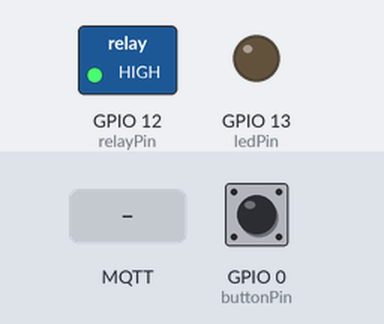
This sketch was run on a simulated ESP8266 (NodeMCU). On the bench: switched loads named in the sketch (green lamp = pin HIGH), output pins drawn as LEDs (lit = HIGH). The inputs (shaded band) are chosen by the test bench; at power-on: GPIO 0 (buttonPin) HIGH. WiFi joins after 1.5 s; servers stay silent unless stated; no MQTT or app messages arrive unless stated.

Above: at 2.7 s.
2.8 s: GPIO 0 (buttonPin) pulled LOW for 0.15 s
At 3.9 s:
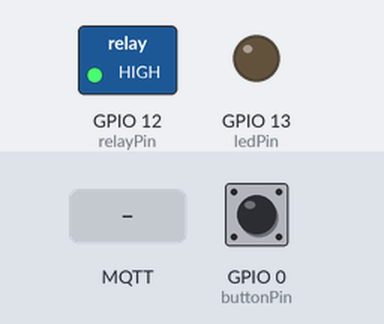
4.5 s: MQTT message "0" arrives on the first subscribed topic
At 5.0 s:
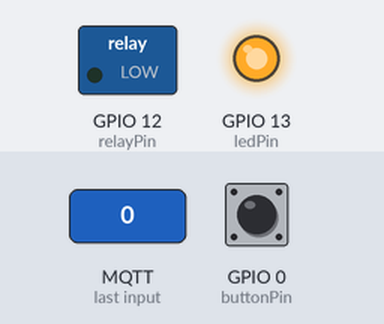
6.0 s: GPIO 0 (buttonPin) pulled LOW for 1 s
At 6.4 s:
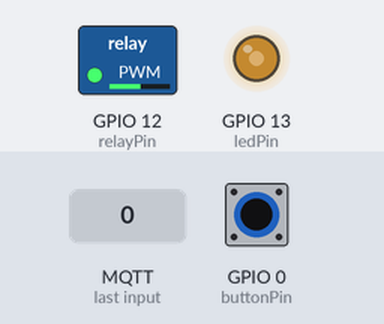
8.5 s: GPIO 0 (buttonPin) pulled LOW for 3.2 s
At 12.0 s:
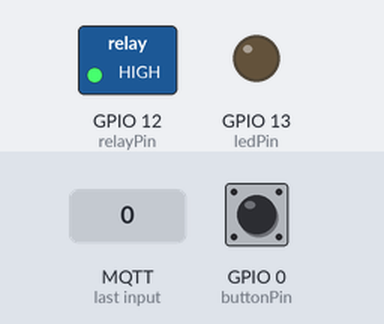
13.2 s: MQTT message "2" arrives on the first subscribed topic
At 14.1 s:
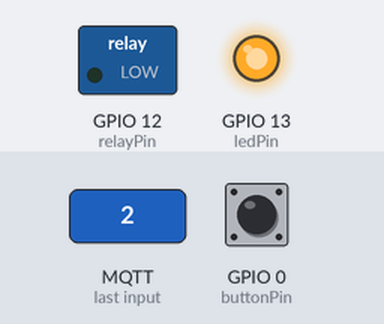
Timing chart, 0 to 15.7 s (numbered marks = the images above; inputs shaded):
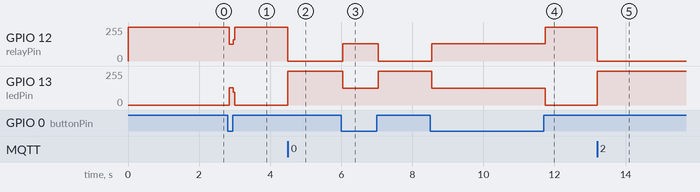

Measured:
- after the input at 2.8 s, GPIO 12 (relayPin): 255/255 → 125/255 at once, → 255/255 0.12 s later; GPIO 13 (ledPin): 0/255 → 130/255 at once, → 0/255 0.12 s later
- after the input at 4.5 s, GPIO 12 (relayPin): 255/255 → 0/255 at once; GPIO 13 (ledPin): 0/255 → 255/255 at once
- after the input at 6.0 s, GPIO 12 (relayPin): 0/255 → 130/255 at once, → 0/255 1.0 s later; GPIO 13 (ledPin): 255/255 → 125/255 at once, → 255/255 1.0 s later
- after the input at 8.5 s, GPIO 12 (relayPin): 0/255 → 130/255 at once, → 255/255 3.2 s later; GPIO 13 (ledPin): 255/255 → 125/255 at once, → 0/255 3.2 s later
- after the input at 13.2 s, GPIO 12 (relayPin): 255/255 → 0/255 at once; GPIO 13 (ledPin): 0/255 → 255/255 at once

The sketch:

SonoffMQTTlite.ino
```cpp
//Arduino IDE 1.6.12
//SonoffMqttLite.ino
//Toby Robb //working reliably jan 2017
//the minimum things i could think of to make my sonoff work with MQTT


//LOTS OF NOTES AT THE BOTTOM!!


// find and replace //Serial with Serial to output some debugging messages
// OR
// find and replace Serial with //Serial to improve speed and reliability

#include <PubSubClient.h>  //thanks for a great library!
#include <ESP8266WiFi.h>  //thanks for a great library!

//network details
#define ssid "wifiName"     //wifi to connect to
#define ssidPword "wifiPassword"   //wifi password
int mqttIp[] = {192,168,1,1};   //MQTT broker ip
#define mqttPort 8883 //the mqtt broker port
#define mqttUser "brokerUser"    //mqtt broker user name
#define mqttPword "brokerPassword"  //mqtt broker user password (your using a password protected broker right?) Easy to do , check notes below.
#define mqttDevice "FF00DD kettle"  //report in as the last 6 digits of the mac adress plus a descriptor for example

//topics to respond to
//you will need to add subscribe and publish calls within the code for each topic you want. eg search on commandTopic to see where you need to add
#define commandTopic "FF00DD/switch"        //one of many possible phrases that the device listens out for
#define commandTopic1 "kettle/switch"       // add plenty, if using google home or any sort of voice recongnition
#define commandTopic2 "the kettle/switch"   // who knows how your voice will be translated
#define commandTopic3 "Kettle/switch"       //google home decided to pronounce kettle with a capital K, why? who knows? (better listen out for that tho.)

//reporting details
#define stateTopic "FF00DD kettle/state"  //publish switch condition into this here topic.
#define messageConnected "FF00DD kettle Online" //let everyone know you're online, don't be shy.
#define messageSwitchON "FF00DD kettle ON"  //publish switch change
#define messageSwitchOFF "FF00DD kettle OFF"  //publish switch change

//device physical details
#define buttonPin 0 //for the sonoff
#define relayPin 12 //for the sonoff
#define ledPin 13 //for the sonoff

boolean relayONstate = true;  //start in the on condition by default

//off we go!
IPAddress rasPi(mqttIp[0],mqttIp[1],mqttIp[2],mqttIp[3]);
WiFiClient wifiClient;
PubSubClient client(rasPi, mqttPort, wifiClient);

void setup()
{
digitalWrite(relayPin, relayONstate); //as soon as we are plugged in set the relay
//Serial.begin(115200);
pinMode(relayPin, OUTPUT);  //relay
pinMode(ledPin, OUTPUT);  //led
pinMode(buttonPin, INPUT_PULLUP);
client.setCallback(callback);
WiFi.begin(ssid, ssidPword);

 while (WiFi.status() != WL_CONNECTED) {
    delay(500);
    //Serial.print(".");
  }
  //Serial.println("");
  //Serial.println("WiFi connected");
  //Serial.println("IP address: ");
  //Serial.println(WiFi.localIP());
  //Serial.print("MAC address: ");
  //Serial.println(WiFi.macAddress());

  if (client.connect(mqttDevice, mqttUser, mqttPword)) {
//include all your topic choices from initial configuration
    client.subscribe(commandTopic);
    client.subscribe(commandTopic1);
    client.subscribe(commandTopic2);
    client.subscribe(commandTopic3);
    //Serial.println("Connected OK");

  if (client.publish(stateTopic,messageConnected)) {
      //Serial.println("Publish ok");
    }
    else {
      //Serial.println("Publish failed");
    }
  }
  else {
    //Serial.println("MQTT connect failed");
    //Serial.println("Will reset and try again...");
    abort();
  }
}

void loop(){
  //Serial.print("The relayONstate value is: ");
  //Serial.println(relayONstate);
  digitalWrite(ledPin, !relayONstate);
  digitalWrite(relayPin, relayONstate);
  if(digitalRead(buttonPin)==LOW){
     //Serial.println("Button pushed");
     relayONstate = !relayONstate;
     //Serial.println("Turning relay on");
       }

    if (!client.connected()) {
    reconnect();
  }
  client.loop();
}

void reconnect() {
  // Loop until we're reconnected
  while (!client.connected()) {
    //Serial.print("Attempting MQTT connection...");
    // Attempt to connect
    if (client.connect(mqttDevice, mqttUser, mqttPword)) {
      //Serial.println("connected");
      // Once connected, publish an announcement...
      client.publish(stateTopic,messageConnected);
      // ... and resubscribe
//include all your topic choices from initial configuration
      client.subscribe(commandTopic);
      client.subscribe(commandTopic1);
      client.subscribe(commandTopic2);
      client.subscribe(commandTopic3);
    } else {
      //Serial.print("failed, rc=");
      //Serial.print(client.state());
      //Serial.println(" try again in 5 seconds");
      // Wait 5 seconds before retrying
      delay(5000);
    }
  }
}

void callback(char* topic, byte* payload, unsigned int length) {
  //Serial.print("Message arrived [");
  //Serial.print(topic);
  //Serial.print("] ");
  for (int i=0;i<length;i++) {
    //Serial.print((char)payload[i]);
  }
  //Serial.println();
// Switch on the relay if an 1 was received as first character
  if ((char)payload[0] == '1') {
      // Turn the relay on
  relayONstate = true;
  if (client.publish(stateTopic,messageSwitchON)) {
      //Serial.println("Switching ON");
    }
    else {
      //Serial.println("Publish failed");
    }
  }
    else {
      // Now turn the relay off
  relayONstate = false;

  if (client.publish(stateTopic,messageSwitchOFF)) {
      //Serial.println("Switching OFF");
    }
    else {
      //Serial.println("Publish failed");
    }
  }
}

/*

NOTES on MQTT, Sonoff(esp8266) and Google Home etc
//to enable ESP8266 eg sonoff support to arduino IDE
add http://arduino.esp8266.com/stable/package_esp8266com_index.json
to your preferences additional boards manager URL's
select tools, boards, then board manger and search on 8266, add the package
NEVER program sonoff whilst connected to power (death likely)
upload by holding down button for half a second whilst connecting the 4 x  3.3V! tolerant (ONLY!) pins to a serial to usb converter (set its jumper to 3.3v!)

//add MQTT support libraries to the IDE
search on and download the pubsub client from the libraries manager
**specifically for sonoff we have to go to pubsubclient\src\PubSubClient.h
and Change MQTT_MAX_PACKET_SIZE from 128 to at least 400


to install a broker on raspi or linux etc:--

mosquitto broker client

here are some example pi commands
//sudo apt-get install mosquitto
//sudo apt-get install mosquitto-clients
cd to the mosquitto directory
//cd /home/mosquitto or possibly etc/mosquitto
create a user
//sudo mosquitto_passwd -c pwfile user

edit the mosquitto.conf file and replace with below
//sudo nano mosquitto.conf

HERE IS THE mosquitto.conf file for raspi
------------
# Place your local configuration in /etc/mosquitto/conf.d/
# A full description of the configuration file is at
# /usr/share/doc/mosquitto/examples/mosquitto.conf.example
persistence true
persistence_location /var/lib/mosquitto/
persistence_file mosquitto.db
log_dest syslog
log_dest stdout
log_dest topic
log_type error
log_type warning
log_type notice
log_type information
connection_messages true
log_timestamp true
allow_anonymous false
password_file /etc/mosquitto/pwfile
------

to run the broker
//sudo mosquitto -p 8883 -c /etc/mosquitto/mosquitto.conf
to listen to a topic
//mosquitto_sub -h 192.168.1.1 -p 8883 -t topicname -u user -P password
to publish to a topic
//mosquitto_pub -p 8883 -u user -P password -m "hello world" -t topicname

There are lots of MQTT clients for Android, IOS, PC etc to make buttons and apps etc to control your stuff

To be able to control directly from the web and use Google Home
//sudo apt-get install apache2
//sudo apt-get install php5

Now you have a web server running;
www/var/html is the apache root directory
go there to create two text files  mqtt.php and phpMQTT.php


create a text file in the apache directory var/www/html called mqtt.php with the following contents

///////////

<?php
require("phpMQTT.php");

$topic = $_GET["topic"];
$message = $_GET["message"];

$mqtt = new phpMQTT("192.168.1.1", 8883, "outside caller coming from a browser"); //Change client name to something unique

if ($mqtt->connect(true,NULL,"admin","IOT")) {
        $mqtt->publish($topic,$message);
        $mqtt->close();
}

?>

/////////////

creating phpMQTT.php
you can find phpMQTT on git hub from bluerhinos
https://github.com/bluerhinos/phpMQTT
alternatively create phpMQTT.php text file with contents from the bottom of this post and place it into the file

TO USE it, enter your mosquitto brokers IP into your browser of choice, with the topic
and message as arguments
like this http://192.168.1.1//mqtt.php?topic=kettle&message=1

this would post the message "1" to the topic "kettle"
the kettle example above listens on a range of kettley subjects in case you or google use different phrasing to get the job done.

one last thing..
if you use your phone or anything else away from the house, forward port 80 etc (default browser requests) to your LANS rmosquitto IP and port 80

BONUS
*use it with tasker on adroid to make buttons or a control panel that makes an app like interface to all your stuff
*use it with IFTT and its "google assistant" and "maker" channels to get google home to GET the webpage when you execute a voice command
eg if google home hears phrase " Turn "the fan" on"
then makers channel will request the web page http://192.168.1.40/mqtt.php?topic=the fan&message=1
goes to your raspi apache web server with php to mqtt script >> sending mqtt to mosquittto broker


//THIS IS THE phpMQTT.php file text contents
////////////////////////////////////////////

//<?php
//
///*
//   phpMQTT
//  A simple php class to connect/publish/subscribe to an MQTT broker
//
//*/
//
///*
//  Licence
//
//  Copyright (c) 2010 Blue Rhinos Consulting | Andrew Milsted
//  andrew@bluerhinos.co.uk | http://www.bluerhinos.co.uk
//
//  Permission is hereby granted, free of charge, to any person obtaining a copy
//  of this software and associated documentation files (the "Software"), to deal
//  in the Software without restriction, including without limitation the rights
//  to use, copy, modify, merge, publish, distribute, sublicense, and/or sell
//  copies of the Software, and to permit persons to whom the Software is
//  furnished to do so, subject to the following conditions:
//
//  The above copyright notice and this permission notice shall be included in
//  all copies or substantial portions of the Software.
//
//  THE SOFTWARE IS PROVIDED "AS IS", WITHOUT WARRANTY OF ANY KIND, EXPRESS OR
//  IMPLIED, INCLUDING BUT NOT LIMITED TO THE WARRANTIES OF MERCHANTABILITY,
//  FITNESS FOR A PARTICULAR PURPOSE AND NONINFRINGEMENT. IN NO EVENT SHALL THE
//  AUTHORS OR COPYRIGHT HOLDERS BE LIABLE FOR ANY CLAIM, DAMAGES OR OTHER
//  LIABILITY, WHETHER IN AN ACTION OF CONTRACT, TORT OR OTHERWISE, ARISING FROM,
//  OUT OF OR IN CONNECTION WITH THE SOFTWARE OR THE USE OR OTHER DEALINGS IN
//  THE SOFTWARE.
//
//*/
//
///* phpMQTT */
//class phpMQTT {
//
//  private $socket;      /* holds the socket */
//  private $msgid = 1;     /* counter for message id */
//  public $keepalive = 10;   /* default keepalive timmer */
//  public $timesinceping;    /* host unix time, used to detect disconects */
//  public $topics = array();   /* used to store currently subscribed topics */
//  public $debug = false;    /* should output debug messages */
//  public $address;      /* broker address */
//  public $port;       /* broker port */
//  public $clientid;     /* client id sent to brocker */
//  public $will;       /* stores the will of the client */
//  private $username;      /* stores username */
//  private $password;      /* stores password */
//
//  function __construct($address, $port, $clientid){
//    $this->broker($address, $port, $clientid);
//  }
//
//  /* sets the broker details */
//  function broker($address, $port, $clientid){
//    $this->address = $address;
//    $this->port = $port;
//    $this->clientid = $clientid;
//  }
//
//  function connect_auto($clean = true, $will = NULL, $username = NULL, $password = NULL){
//    while($this->connect($clean, $will, $username, $password)==false){
//      sleep(10);
//    }
//    return true;
//  }
//
//  /* connects to the broker
//    inputs: $clean: should the client send a clean session flag */
//  function connect($clean = true, $will = NULL, $username = NULL, $password = NULL){
//
//    if($will) $this->will = $will;
//    if($username) $this->username = $username;
//    if($password) $this->password = $password;
//
//    $address = gethostbyname($this->address);
//    $this->socket = fsockopen($address, $this->port, $errno, $errstr, 60);
//
//    if (!$this->socket ) {
//        if($this->debug) error_log("fsockopen() $errno, $errstr \n");
//      return false;
//    }
//
//    stream_set_timeout($this->socket, 5);
//    stream_set_blocking($this->socket, 0);
//
//    $i = 0;
//    $buffer = "";
//
//    $buffer .= chr(0x00); $i++;
//    $buffer .= chr(0x06); $i++;
//    $buffer .= chr(0x4d); $i++;
//    $buffer .= chr(0x51); $i++;
//    $buffer .= chr(0x49); $i++;
//    $buffer .= chr(0x73); $i++;
//    $buffer .= chr(0x64); $i++;
//    $buffer .= chr(0x70); $i++;
//    $buffer .= chr(0x03); $i++;
//
//    //No Will
//    $var = 0;
//    if($clean) $var+=2;
//
//    //Add will info to header
//    if($this->will != NULL){
//      $var += 4; // Set will flag
//      $var += ($this->will['qos'] << 3); //Set will qos
//      if($this->will['retain']) $var += 32; //Set will retain
//    }
//
//    if($this->username != NULL) $var += 128;  //Add username to header
//    if($this->password != NULL) $var += 64; //Add password to header
//
//    $buffer .= chr($var); $i++;
//
//    //Keep alive
//    $buffer .= chr($this->keepalive >> 8); $i++;
//    $buffer .= chr($this->keepalive & 0xff); $i++;
//
//    $buffer .= $this->strwritestring($this->clientid,$i);
//
//    //Adding will to payload
//    if($this->will != NULL){
//      $buffer .= $this->strwritestring($this->will['topic'],$i);
//      $buffer .= $this->strwritestring($this->will['content'],$i);
//    }
//
//    if($this->username) $buffer .= $this->strwritestring($this->username,$i);
//    if($this->password) $buffer .= $this->strwritestring($this->password,$i);
//
//    $head = "  ";
//    $head{0} = chr(0x10);
//    $head{1} = chr($i);
//
//    fwrite($this->socket, $head, 2);
//    fwrite($this->socket,  $buffer);
//
//    $string = $this->read(4);
//
//    if(ord($string{0})>>4 == 2 && $string{3} == chr(0)){
//      if($this->debug) echo "Connected to Broker\n";
//    }else{
//      error_log(sprintf("Connection failed! (Error: 0x%02x 0x%02x)\n",
//                              ord($string{0}),ord($string{3})));
//      return false;
//    }
//
//    $this->timesinceping = time();
//
//    return true;
//  }
//
//  /* read: reads in so many bytes */
//  function read($int = 8192, $nb = false){
//
//    //  print_r(socket_get_status($this->socket));
//
//    $string="";
//    $togo = $int;
//
//    if($nb){
//      return fread($this->socket, $togo);
//    }
//
//    while (!feof($this->socket) && $togo>0) {
//      $fread = fread($this->socket, $togo);
//      $string .= $fread;
//      $togo = $int - strlen($string);
//    }
//
//
//
//
//      return $string;
//  }
//
//  /* subscribe: subscribes to topics */
//  function subscribe($topics, $qos = 0){
//    $i = 0;
//    $buffer = "";
//    $id = $this->msgid;
//    $buffer .= chr($id >> 8);  $i++;
//    $buffer .= chr($id % 256);  $i++;
//
//    foreach($topics as $key => $topic){
//      $buffer .= $this->strwritestring($key,$i);
//      $buffer .= chr($topic["qos"]);  $i++;
//      $this->topics[$key] = $topic;
//    }
//
//    $cmd = 0x80;
//    //$qos
//    $cmd += ($qos << 1);
//
//
//    $head = chr($cmd);
//    $head .= chr($i);
//
//    fwrite($this->socket, $head, 2);
//    fwrite($this->socket, $buffer, $i);
//    $string = $this->read(2);
//
//    $bytes = ord(substr($string,1,1));
//    $string = $this->read($bytes);
//  }
//
//  /* ping: sends a keep alive ping */
//  function ping(){
//      $head = " ";
//      $head = chr(0xc0);
//      $head .= chr(0x00);
//      fwrite($this->socket, $head, 2);
//      if($this->debug) echo "ping sent\n";
//  }
//
//  /* disconnect: sends a proper disconect cmd */
//  function disconnect(){
//      $head = " ";
//      $head{0} = chr(0xe0);
//      $head{1} = chr(0x00);
//      fwrite($this->socket, $head, 2);
//  }
//
//  /* close: sends a proper disconect, then closes the socket */
//  function close(){
//    $this->disconnect();
//    fclose($this->socket);
//  }
//
//  /* publish: publishes $content on a $topic */
//  function publish($topic, $content, $qos = 0, $retain = 0){
//
//    $i = 0;
//    $buffer = "";
//
//    $buffer .= $this->strwritestring($topic,$i);
//
//    //$buffer .= $this->strwritestring($content,$i);
//
//    if($qos){
//      $id = $this->msgid++;
//      $buffer .= chr($id >> 8);  $i++;
//      $buffer .= chr($id % 256);  $i++;
//    }
//
//    $buffer .= $content;
//    $i+=strlen($content);
//
//
//    $head = " ";
//    $cmd = 0x30;
//    if($qos) $cmd += $qos << 1;
//    if($retain) $cmd += 1;
//
//    $head{0} = chr($cmd);
//    $head .= $this->setmsglength($i);
//
//    fwrite($this->socket, $head, strlen($head));
//    fwrite($this->socket, $buffer, $i);
//
//  }
//
//  /* message: processes a recieved topic */
//  function message($msg){
//      $tlen = (ord($msg{0})<<8) + ord($msg{1});
//      $topic = substr($msg,2,$tlen);
//      $msg = substr($msg,($tlen+2));
//      $found = 0;
//      foreach($this->topics as $key=>$top){
//        if( preg_match("/^".str_replace("#",".*",
//            str_replace("+","[^\/]*",
//              str_replace("/","\/",
//                str_replace("$",'\$',
//                  $key))))."$/",$topic) ){
//          if(is_callable($top['function'])){
//            call_user_func($top['function'],$topic,$msg);
//            $found = 1;
//          }
//        }
//      }
//
//      if($this->debug && !$found) echo "msg recieved but no match in subscriptions\n";
//  }
//
//  /* proc: the processing loop for an "allways on" client
//    set true when you are doing other stuff in the loop good for watching something else at the same time */
//  function proc( $loop = true){
//
//    if(1){
//      $sockets = array($this->socket);
//      $w = $e = NULL;
//      $cmd = 0;
//
//        //$byte = fgetc($this->socket);
//      if(feof($this->socket)){
//        if($this->debug) echo "eof receive going to reconnect for good measure\n";
//        fclose($this->socket);
//        $this->connect_auto(false);
//        if(count($this->topics))
//          $this->subscribe($this->topics);
//      }
//
//      $byte = $this->read(1, true);
//
//      if(!strlen($byte)){
//        if($loop){
//          usleep(100000);
//        }
//
//      }else{
//
//        $cmd = (int)(ord($byte)/16);
//        if($this->debug) echo "Recevid: $cmd\n";
//
//        $multiplier = 1;
//        $value = 0;
//        do{
//          $digit = ord($this->read(1));
//          $value += ($digit & 127) * $multiplier;
//          $multiplier *= 128;
//          }while (($digit & 128) != 0);
//
//        if($this->debug) echo "Fetching: $value\n";
//
//        if($value)
//          $string = $this->read($value,"fetch");
//
//        if($cmd){
//          switch($cmd){
//            case 3:
//              $this->message($string);
//            break;
//          }
//
//          $this->timesinceping = time();
//        }
//      }
//
//      if($this->timesinceping < (time() - $this->keepalive )){
//        if($this->debug) echo "not found something so ping\n";
//        $this->ping();
//      }
//
//
//      if($this->timesinceping<(time()-($this->keepalive*2))){
//        if($this->debug) echo "not seen a package in a while, disconnecting\n";
//        fclose($this->socket);
//        $this->connect_auto(false);
//        if(count($this->topics))
//          $this->subscribe($this->topics);
//      }
//
//    }
//    return 1;
//  }
//
//  /* getmsglength: */
//  function getmsglength(&$msg, &$i){
//
//    $multiplier = 1;
//    $value = 0 ;
//    do{
//      $digit = ord($msg{$i});
//      $value += ($digit & 127) * $multiplier;
//      $multiplier *= 128;
//      $i++;
//    }while (($digit & 128) != 0);
//
//    return $value;
//  }
//
//
//  /* setmsglength: */
//  function setmsglength($len){
//    $string = "";
//    do{
//      $digit = $len % 128;
//      $len = $len >> 7;
//      // if there are more digits to encode, set the top bit of this digit
//      if ( $len > 0 )
//        $digit = ($digit | 0x80);
//      $string .= chr($digit);
//    }while ( $len > 0 );
//    return $string;
//  }
//
//  /* strwritestring: writes a string to a buffer */
//  function strwritestring($str, &$i){
//    $ret = " ";
//    $len = strlen($str);
//    $msb = $len >> 8;
//    $lsb = $len % 256;
//    $ret = chr($msb);
//    $ret .= chr($lsb);
//    $ret .= $str;
//    $i += ($len+2);
//    return $ret;
//  }
//
//  function printstr($string){
//    $strlen = strlen($string);
//      for($j=0;$j<$strlen;$j++){
//        $num = ord($string{$j});
//        if($num > 31)
//          $chr = $string{$j}; else $chr = " ";
//        printf("%4d: %08b : 0x%02x : %s \n",$j,$num,$num,$chr);
//      }
//  }
//}
//
//?>

//////////////////////////////////////////
```
